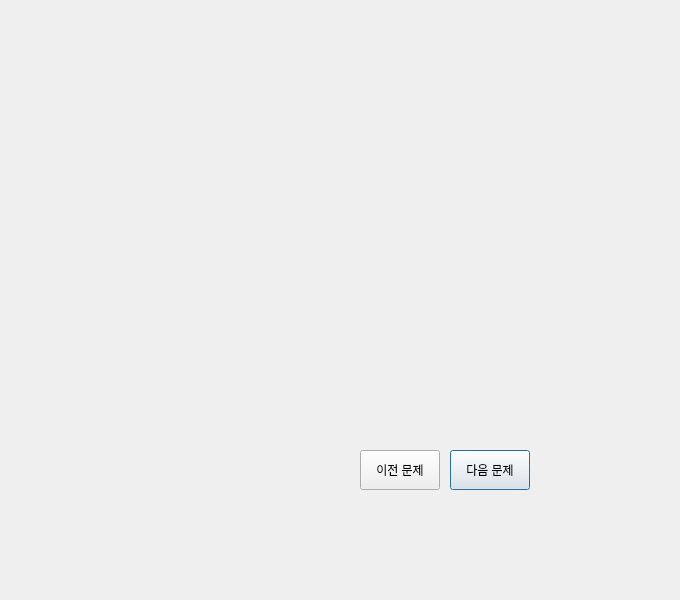
<?xml version="1.0" encoding="UTF-8"?>
<ui version="4.0">
    <class>sonmari</class>
    <widget class="QDialog" name="sonmari">
        <property name="geometry">
            <rect>
                <x>0</x>
                <y>0</y>
                <width>680</width>
                <height>600</height>
            </rect>
        </property>
        <property name="windowTitle">
            <string>손마리</string>
        </property>
        <widget class="QLabel" name="video_feed">
            <property name="geometry">
                <rect>
                    <x>260</x>
                    <y>30</y>
                    <width>360</width>
                    <height>400</height>
                </rect>
            </property>
        </widget>
        <widget class="QPushButton" name="next_button">
            <property name="geometry">
                <rect>
                    <x>450</x>
                    <y>450</y>
                    <width>80</width>
                    <height>40</height>
                </rect>
            </property>
            <property name="text">
                <string>다음 문제</string>
            </property>
        </widget>
        <widget class="QPushButton" name="previous_button">
            <property name="geometry">
                <rect>
                    <x>360</x>
                    <y>450</y>
                    <width>80</width>
                    <height>40</height>
                </rect>
            </property>
            <property name="text">
                <string>이전 문제</string>
            </property>
        </widget>
        <widget class="QLabel" name="progress_bar">
            <property name="geometry">
                <rect>
                    <x>50</x>
                    <y>100</y>
                    <width>300</width>
                    <height>200</height>
                </rect>
            </property>
        </widget>
        <widget class="QLabel" name="answer_carasel">
            <property name="geometry">
                <rect>
                    <x>50</x>
                    <y>230</y>
                    <width>200</width>
                    <height>200</height>
                </rect>
            </property>
        </widget>
        <widget class="QLabel" name="o_x">
            <property name="geometry">
                <rect>
                    <x>50</x>
                    <y>460</y>
                    <width>250</width>
                    <height>200</height>
                </rect>
            </property>
        </widget>
    </widget>
</ui>
